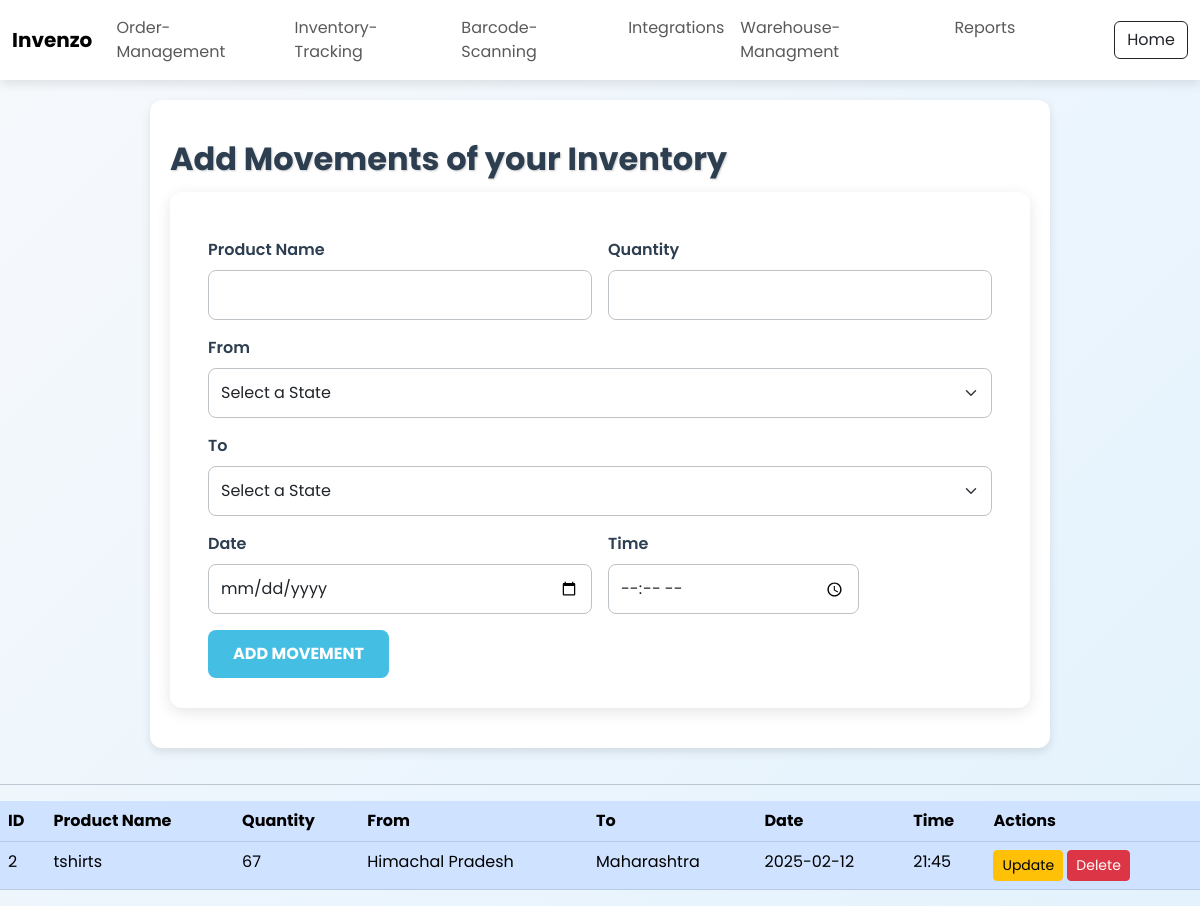
Page /warehouse-management (signed in) on the committed database.
### app.py (models this page shows, shortened)
class Movement(db.Model):
    id = db.Column(db.Integer, primary_key=True)
    product_name = db.Column(db.String(100), nullable=False)
    quantity = db.Column(db.Integer, nullable=False)
    from_location = db.Column(db.String(200), nullable=False)
    to = db.Column(db.String(200), nullable=False)
    date = db.Column(db.Integer, nullable=False)
    time = db.Column(db.Integer, nullable=False)

### app.py (the view, shortened to what this page needs)
@app.route('/warehouse-management', methods=['GET', 'POST'])
@login_required
def warehouse_management():
    movements = Movement.query.all()
    return render_template('warehouse-management.html', movements=movements)

### app.py (called while the page is built)
def login_required(f):
    @wraps(f)
    def decorated_function(*args, **kwargs):
        if "user" not in session:  # If no user is logged in
            flash("Please log in to access this page.", "warning")
            return redirect(url_for('login'))  # Redirect to login page
        return f(*args, **kwargs)
    return decorated_function

### templates/warehouse-management.html (shortened to what this page needs)
<!DOCTYPE html>
<html lang="en">
<head>
    <link href="https://cdn.jsdelivr.net/npm/bootstrap@5.3.0/dist/css/bootstrap.min.css" rel="stylesheet">
</head>
<body>
    {% include 'navbar2.html' %}
    <div class="content-container">
        <section class="topic-page">
            <h2>Add Movements of your Inventory</h2>
            <div class="form-container">
                <form class="row g-3" method="POST" action="/warehouse-management">
                    <div class="col-md-6">
                        <label for="inputProductName" class="form-label">Product Name</label>
                        <input type="text" class="form-control" id="inputProductName" name="product_name">
                    </div>
                    <div class="col-md-6">
                        <label for="inputQuantity" class="form-label">Quantity</label>
                        <input type="number" class="form-control" id="inputQuantity" name="quantity">
                    </div>
                    <div class="col-12">
                        <label for="inputFrom" class="form-label">From</label>
                        <select id="inputFrom" class="form-select" name="from_location">
                            <option selected disabled>Select a State</option>
                        </select>
                    </div>
                    <div class="col-12">
                        <label for="inputTo" class="form-label">To</label>
                        <select id="inputTo" class="form-select" name="to">
                            <option selected disabled>Select a State</option>
                        </select>
                    </div>
                    <div class="col-md-6">
                        <label for="inputDate" class="form-label">Date</label>
                        <input type="date" class="form-control" id="inputDate" name="date">
                    </div>
                    <div class="col-md-4">
                        <label for="inputTime" class="form-label">Time</label>
                        <input type="time" id="inputTime" class="form-control" name="time">
                    </div>
                    <div class="col-12">
                        <button type="submit" class="button">Add Movement</button>
                    </div>
                </form>
            </div>
        </section>
    </div>
        {% if movements %}
        <hr>
        <div class="table-responsive">
            <table class="table table-primary">
                <thead>
                    <tr>
                        <th>ID</th>
                        <th>Product Name</th>
                        <th>Quantity</th>
                        <th>From</th>
                        <th>To</th>
                        <th>Date</th>
                        <th>Time</th>
                        <th>Actions</th>
                    </tr>
                </thead>
                <tbody>
                    {% for movement in movements %}
                    <tr>
                        <td>{{ movement.id }}</td>
                        <td>{{ movement.product_name }}</td>
                        <td>{{ movement.quantity }}</td>
                        <td>{{ movement.from_location }}</td>
                        <td>{{ movement.to }}</td>
                        <td>{{ movement.date }}</td>
                        <td>{{ movement.time }}</td>
                        <td>
                            <a href="{{ url_for('update_movement', id=movement.id) }}" class="btn btn-warning btn-sm">Update</a>
                            <a href="{{ url_for('delete_movement', id=movement.id) }}" class="btn btn-danger btn-sm"
                                onclick="return confirm('Are you sure you want to delete this record?')">Delete</a>
                         </td>
                    </tr>
                    {% endfor %}
                </tbody>
            </table>
        </div>
        {% endif %}
</body>
</html>

### templates/warehouse-management.html (style rules this page uses)
body { margin: 0; padding: 0; font-family: 'Poppins', sans-serif; background: linear-gradient(135deg, #f7f9fc, #e3f2fd); color: #2c3e50; }
.content-container { padding: 100px 20px 20px; }
.topic-page { background: white; border-radius: 12px; box-shadow: 0 4px 10px rgba(0, 0, 0, 0.1); padding: 40px 20px; max-width: 900px; margin: auto; opacity: 0; transform: translateY(20px); animation: fadeInUp 0.8s ease-in-out forwards; }
.topic-page h2 { color: #2c3e50; font-weight: bold; margin-bottom: 30px; text-shadow: 1px 1px 2px rgba(0, 0, 0, 0.2); }
.form-container { display: flex; justify-content: center; align-items: center; flex-direction: column; }
form { background: #ffffff; padding: 30px; border-radius: 12px; box-shadow: 0 4px 15px rgba(0, 0, 0, 0.1); width: 100%; max-width: 900px; transition: transform 0.3s ease-in-out; }
.form-label { font-weight: 600; color: #2c3e50; }
.form-control, .form-select { border-radius: 8px; border: 1px solid #bdc3c7; padding: 12px; transition: all 0.3s ease-in-out; }
.button { background-color: #45bee3; border: none; font-weight: bold; padding: 12px 25px; text-transform: uppercase; color: white; border-radius: 8px; transition: all 0.3s ease-in-out; }

### rows in the picture
Movement: id "2", product_name "tshirts", quantity "67", from_location "Himachal Pradesh", to "Maharashtra", date "2025-02-12", time "21:45"
